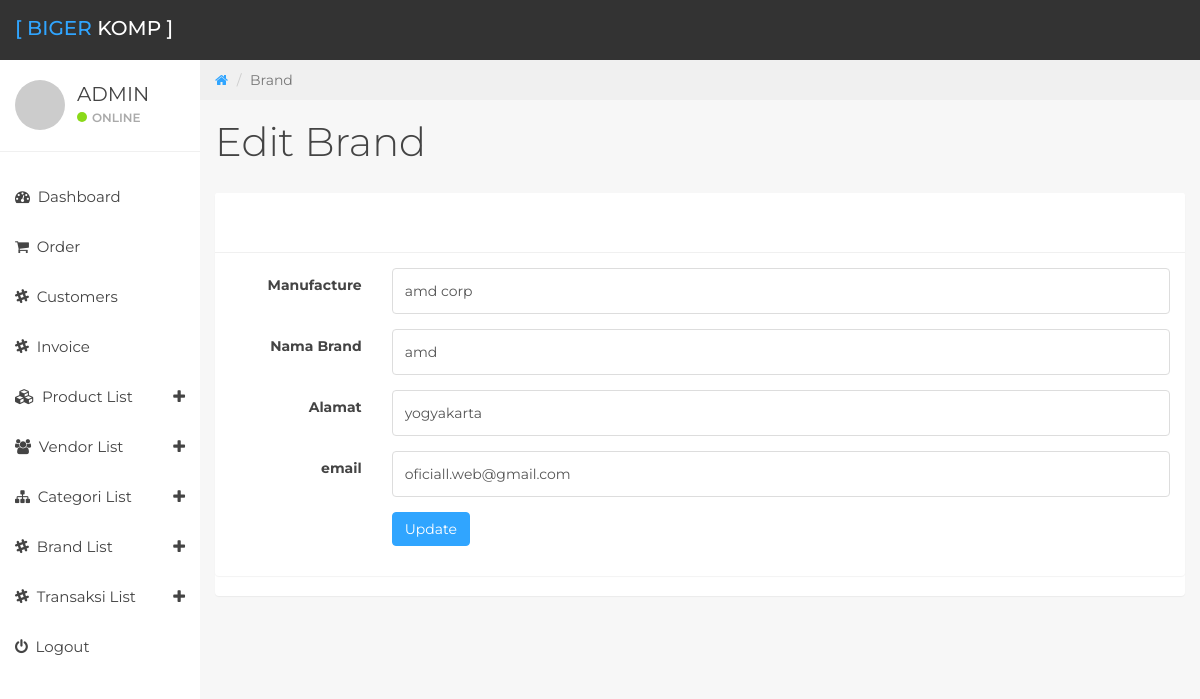
Page /home/editbrand/1 (signed in) on the committed database.
### tables this page shows
CREATE TABLE `brand` (
  `id_brand` int(11) NOT NULL,
  `nama_brand` varchar(20) NOT NULL,
  `manufacture` varchar(30) NOT NULL,
  `alamat` text NOT NULL,
  `email` varchar(50) NOT NULL
);

### application/libraries/template.php (called while the page is built)
<?php
class Template {
   var $template_data = array();
    public function set($name, $value)
    {
        $this->template_data[$name]=$value;
    }
    public function load($template='', $view='', $view_data='', $return = FALSE)
    {
        $this->CI =& get_instance();
        $this->set('contents',$this->CI->load->view($view, $view_data, TRUE));
        return $this->CI->load->view($template, $this->template_data, $return);
    }
}
?>

### application/controllers/home.php (called while the page is built, shortened)
<?php
class Home extends CI_Controller {
 		public function editbrand(){
 			$id = $this->uri->segment(3);
 			$idp = array('id_brand' => $id);
 			$data['where'] = $this->produk_model->getdataw($idp,'brand')->row();
 			$this->template->load('admin/wraper','admin/form/editbrand',$data);
 		}
}
?>

### index.php (called while the page is built, shortened)
<?php
require_once BASEPATH.'core/CodeIgniter.php';

### application/models/produk_model.php (called while the page is built, shortened)
<?php
	class Produk_model extends CI_Model{
		public function getdataw($where,$table){
			$this->db->where($where);
			return $this->db->get($table);
		}
}
?>

### application/views/admin/form/editbrand.php (the view, shortened to what this page needs)
<div class="col-sm-9 col-sm-offset-3 col-lg-10 col-lg-offset-2 main">
		<div class="row">
			<ol class="breadcrumb">
				<li><a href="#">
					<em class="fa fa-home"></em>
				</a></li>
				<li class="active">Brand</li>
			</ol>
		</div>
		<div class="row">
			<div class="col-lg-12">
				<h1 class="page-header">Edit Brand</h1>
			</div>
		</div>
	<div class="panel">
		<div class="row">
			<div class="col-md-12">
					<div class="panel panel-default">
						<div class="panel-heading clearfix"></div>
						<div class="panel-body">
							<form class="form-horizontal row-border" action="<?php echo base_url('home/editproses') ?>" enctype="multipart/form-data" method="POST">
								<div class="form-group">
									<label class="col-md-2 control-label">Manufacture</label>
									<div class="col-md-10">
										<input type="text" name="mnfc" class="form-control" required="" value="<?php echo $where->manufacture ?>" >
									</div>
								</div>
								<div class="form-group">
									<label class="col-md-2 control-label">Nama Brand</label>
									<div class="col-md-10">
										<input type="text" name="nama" class="form-control" required="" value="<?php echo $where->nama_brand ?>" >
									</div>
								</div>
								<div class="form-group">
									<label class="col-md-2 control-label">Alamat</label>
									<div class="col-md-10">
										<input type="text" name="alamat" class="form-control" required="" value="<?php echo $where->alamat ?>" >
									</div>
								</div>
								<div class="form-group">
									<label class="col-md-2 control-label">email</label>
									<div class="col-md-10">
										<input type="text" name="email" class="form-control" required="" value="<?php echo $where->email ?>" >
									</div>
								</div>
								<div class="form-group">
									<label class="col-md-2 control-label"></label>
									<div class="col-md-10">
										<input  type="submit" name="ok" class="btn btn-primary" value="Update">
									</div>
								</div>
							</form>
						</div>
					</div>
				</div>
			</div>
		</div>
	</div>

### assets/css/styles.css (style rules this page uses)
body { background: #f7f7f7; padding-top: 60px; font-size: 14px; color: #444444; font-family: "Montserrat", "Helvetica Neue", Helvetica, Arial, sans-serif; }
a, a:hover, a:focus { color: #30a5ff; }
h1, h2, h3, h4, h5, h6 { color: #444444; }
h1 { font-weight: 300; font-size: 40px; }
input.form-control { border: 1px solid #ddd; box-shadow: none; height: 46px; }
.btn-primary, .btn-primary:hover, .btn-primary:focus, .btn-primary:active, .btn-primary.active, .open > .dropdown-toggle.btn-primary, .btn-primary.disabled, .btn-primary[disabled], fieldset[disabled] .btn-primary, .btn-primary.disabled:hover, .btn-primary[disabled]:hover, fieldset[disabled] .btn-primary:hover, .btn-primary.disabled:focus, .btn-primary[disabled]:focus, fieldset[disabled] .btn-primary:focus, .btn-primary.disabled:active, .btn-primary[disabled]:active, fieldset[disabled] .btn-primary:active, .btn-primary.disabled.active, .btn-primary[disabled].active, fieldset[disabled] .btn-primary.active { background-color: #30a5ff !important; border-color: #30a5ff !important; }
.panel { border: 0; }
.panel-heading { font-size: 20px; font-weight: 300; letter-spacing: 0.025em; height: 60px; line-height: 38px; }
.panel-default .panel-heading { background: #fff; border-bottom: 1px solid #f0f0f0; color: #444444; }
.breadcrumb { border-radius: 0; padding: 10px 15px 10px 15px; background: #f0f0f0; margin: 0; }
h1.page-header { margin-top: 20px; border-bottom: 0; }

### rows in the picture
brand: mnfc "amd corp", nama "amd", alamat "yogyakarta", email "oficiall.web@gmail.com"
